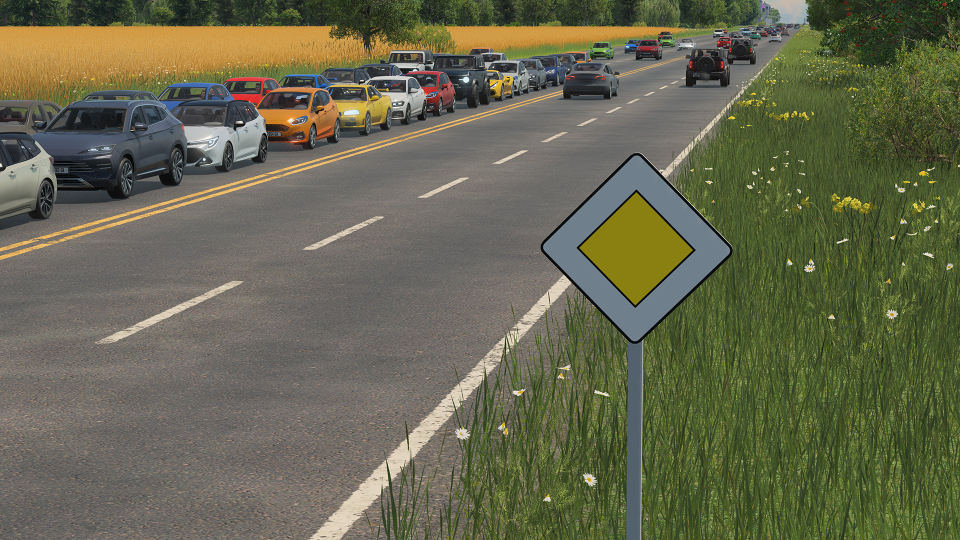
#> input picture mod/_metadata/1.png, 1920 x 1080 px (shown at 1/2 size)
$ python -i make_gui_icons.py   (imports and definitions only)
#> lines starting #> are read from the running program, lines starting #| are printed output that depends on the picture
"""Writes junction icons (mod/content/gui/*.tga) from the user's sign artwork, for sign styles that
have no hand-made 64 px icon (2026-10-19).

The international icons are the user's own 64 px files (e.g. yield_64px.tga -> gui/yield.tga). For
the Norwegian yield icon there is only the full-size artwork (yield_no.tga), so it's made here the
way the user's 64 px yield icon is framed: the artwork cropped to its opaque outline, scaled to the
icon's full width with premultiplied alpha (so the transparent surroundings don't darken the
edges), centred vertically on a transparent 64 x 64 canvas. Written as RLE 32-bit TGA, top row
first, like the user's icons.

Run: .venv/Scripts/python tools/make_gui_icons.py
"""
import os

from PIL import Image

ROOT = os.path.dirname(os.path.dirname(os.path.abspath(__file__)))
SOURCE = r"D:\My Documents\Games\Transport Fever 3\Graphics\yield"
GUI = os.path.join(ROOT, "mod", "content", "gui")
SIZE = 64

ICONS = {  # icon file in GUI -> (artwork in SOURCE, size in px)
    "yield-no.tga": ("yield_no.tga", 64),
    # Tab icons for the tool's settings panel, the size of the game's gear (symbol_gear_28.tga),
    # so the three tabs match (2026-10-19).
    "tab-roundabout.tga": ("roundabout.tga", 28),
    "tab-priority.tga": ("priority_diamond.tga", 28),
}


def icon(path, n=SIZE):
#> called with path = '../mod/_metadata/1.png', n = 64
    im = Image.open(path).convert("RGBA")
    im = im.crop(im.getchannel("A").getbbox())
    w, h = im.size
#> w = 1920; h = 1080
    scale = n / max(w, h)
#> scale = 0.0333
    size = (max(1, round(w * scale)), max(1, round(h * scale)))
#> size = (64, 36)
    small = im.convert("RGBa").resize(size, Image.LANCZOS).convert("RGBA")
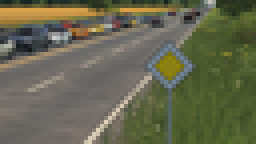
#> small: PIL image 64x36 RGBA (shown 4 times larger); mean R, G, B, A 101.9, 102.7, 78.7, 255
    canvas = Image.new("RGBA", (n, n), (0, 0, 0, 0))
#> canvas: PIL image 64x64 RGBA; every value is 0
    canvas.paste(small, ((n - size[0]) // 2, (n - size[1]) // 2))
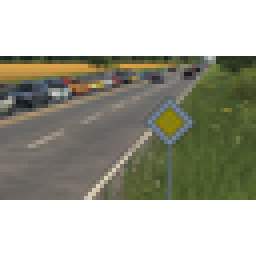
#> canvas: PIL image 64x64 RGBA (shown 4 times larger); mean R, G, B, A 57.3, 57.8, 44.2, 143.4; transparent parts drawn white
    return canvas


# [5 lines not run here, left out]

>>> result = icon('../mod/_metadata/1.png')
